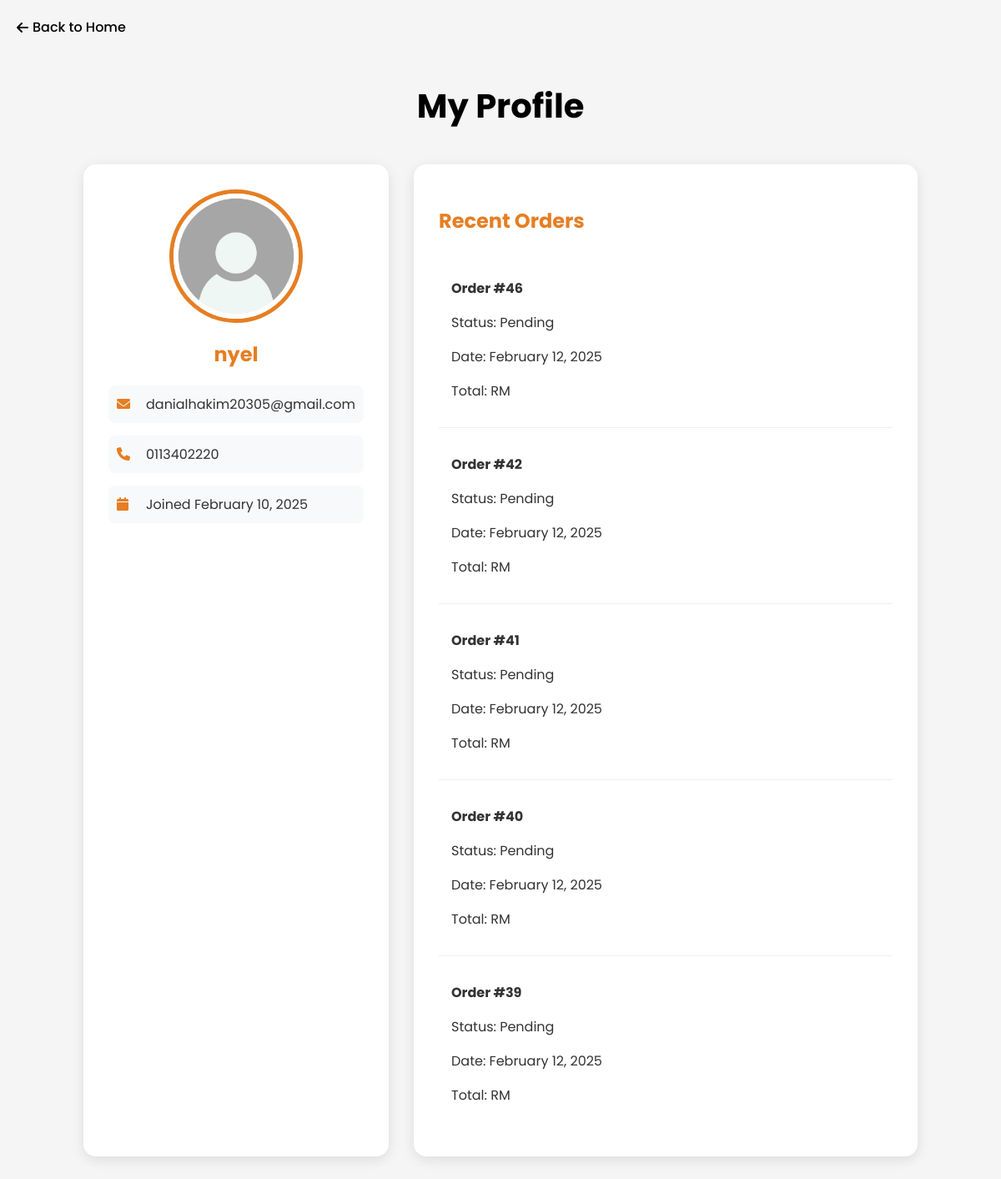
Screenshot of /OnePlusTwo/profile/ (signed in) with the database file from the repository.
### OnePlusTwo/models.py (models this page shows, shortened)
class UserDetails(models.Model):
    username = models.CharField(max_length=150, unique=True)
    email = models.EmailField(unique=True)
    password = models.CharField(max_length=255)  # Should be hashed
    phone = models.CharField(max_length=15)
    created_at = models.DateTimeField(auto_now_add=True)

class OrderDetails(models.Model):
    user = models.ForeignKey(UserDetails, on_delete=models.CASCADE)
    total_amount = models.DecimalField(max_digits=10, decimal_places=2)
    status = models.CharField(
        max_length=50,
        choices=[
            ("Pending", "Pending"),
            ("Shipped", "Shipped"),
            ("Delivered", "Delivered"),
            ("Cancelled", "Cancelled")
        ],
        default="Pending"
    )
    created_at = models.DateTimeField(auto_now_add=True)

### OnePlusTwo/views.py (the view)
# urls.py: path('profile/', views.profile, name='profile'),
def profile(request):
    user_id = request.session.get('user_id')
    if not user_id:
        messages.error(request, 'Please login to view profile')
        return redirect('register')
    try:
        user = UserDetails.objects.get(id=user_id)
        orders = OrderDetails.objects.filter(user=user).order_by('-created_at')[:5]  # Get last 5 orders
        return render(request, 'profile.html', {
            'user': user,
            'recent_orders': orders
        })
    except UserDetails.DoesNotExist:
        messages.error(request, 'User not found')
        return redirect('register')

### OnePlusTwo/templates/profile.html (shortened to what this page needs)
<!DOCTYPE html>
<html lang="en">
<head>
    {% load static %}
    <link rel="stylesheet" href="https://cdnjs.cloudflare.com/ajax/libs/font-awesome/6.0.0/css/all.min.css">
</head>
<body>
    <a href="{% url 'index' %}" class="back-button">
        <i class="fas fa-arrow-left"></i>
        Back to Home
    </a>
    <div class="profile-container">
        <div class="profile-header">
            <h1>My Profile</h1>
        </div>
        <div class="profile-content">
            <div class="profile-card">
                <img src="{% static 'image/profile 2.jpg' %}" alt="Profile" class="profile-image">
                <div class="profile-info">
                    <h2>{{ user.username }}</h2>
                    <div class="info-item">
                        <i class="fas fa-envelope"></i>
                        <span>{{ user.email }}</span>
                    </div>
                    <div class="info-item">
                        <i class="fas fa-phone"></i>
                        <span>{{ user.phone }}</span>
                    </div>
                    <div class="info-item">
                        <i class="fas fa-calendar"></i>
                        <span>Joined {{ user.created_at|date:"F d, Y" }}</span>
                    </div>
                </div>
            </div>
            <div class="recent-orders">
                <h2>Recent Orders</h2>
                {% if recent_orders %}
                    {% for order in recent_orders %}
                        <div class="order-item">
                            <p><strong>Order #{{ order.id }}</strong></p>
                            <p>Status: {{ order.status }}</p>
                            <p>Date: {{ order.created_at|date:"F d, Y" }}</p>
                            <p>Total: RM {{ order.total_price }}</p>
                        </div>
                    {% endfor %}
                {% else %}
                    <p>No recent orders found.</p>
                {% endif %}
            </div>
        </div>
    </div>
</body>
</html>

### OnePlusTwo/templates/profile.html (style rules this page uses)
body { font-family: 'Poppins', sans-serif; margin: 0; padding: 0; background-color: #f5f5f5; color: #333; }
.profile-container { max-width: 1000px; margin: 50px auto; padding: 20px; }
.profile-header { text-align: center; margin-bottom: 40px; }
.profile-header h1 { font-size: 2.5em; color: #000; margin-bottom: 10px; }
.profile-content { display: grid; grid-template-columns: 1fr 2fr; gap: 30px; }
.profile-card { background: white; padding: 30px; border-radius: 15px; box-shadow: 0 4px 15px rgba(0,0,0,0.1); }
.profile-image { width: 150px; height: 150px; border-radius: 50%; margin: 0 auto 20px; display: block; object-fit: cover; border: 5px solid #e67e22; }
.profile-info h2 { color: #e67e22; margin-bottom: 20px; text-align: center; }
.info-item { display: flex; align-items: center; margin-bottom: 15px; padding: 10px; background: #f8f9fa; border-radius: 8px; transition: transform 0.3s ease; }
.info-item i { color: #e67e22; margin-right: 15px; width: 20px; }
.recent-orders { background: white; padding: 30px; border-radius: 15px; box-shadow: 0 4px 15px rgba(0,0,0,0.1); }
.recent-orders h2 { color: #e67e22; margin-bottom: 20px; }
.order-item { padding: 15px; border-bottom: 1px solid #eee; transition: background-color 0.3s ease; }
.order-item:last-child { border-bottom: none; }
.back-button { position: absolute; top: 20px; left: 20px; color: #000; text-decoration: none; display: flex; align-items: center; gap: 5px; font-weight: 500; }

### rows the page displays
UserDetails: username "nyel", email "danialhakim20305@gmail.com", phone "0113402220", created_at "February 10, 2025"
OrderDetails: id "46", status "Pending", created_at "February 12, 2025"
OrderDetails: id "42", status "Pending", created_at "February 12, 2025"
OrderDetails: id "41", status "Pending", created_at "February 12, 2025"
OrderDetails: id "40", status "Pending", created_at "February 12, 2025"
OrderDetails: id "39", status "Pending", created_at "February 12, 2025"
